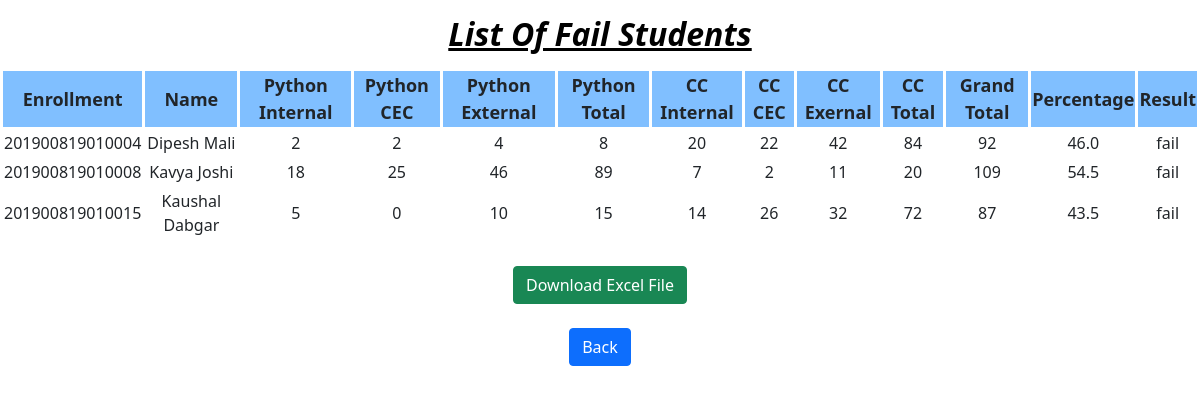
Page /result/fail.php on the committed database.
### tables this page shows
CREATE TABLE `table1` (
  `enrollment_no` bigint(15) NOT NULL,
  `name` varchar(17) DEFAULT NULL,
  `py_int` varchar(4) DEFAULT NULL,
  `py_cec` varchar(4) DEFAULT NULL,
  `py_ext` varchar(4) DEFAULT NULL,
  `py_total` int(2) DEFAULT NULL,
  `cc_int` varchar(4) DEFAULT NULL,
  `cc_cec` varchar(4) DEFAULT NULL,
  `cc_ext` varchar(4) DEFAULT NULL,
  `cc_total` int(2) DEFAULT NULL,
  `grand_total` int(3) DEFAULT NULL,
  `percentage` decimal(3,1) DEFAULT NULL,
  `result` varchar(20) NOT NULL
);

### result/fail.php (the view, shortened to what this page needs)
<!DOCTYPE html>
<html lang="en">
<head>
    <link href="https://cdn.jsdelivr.net/npm/bootstrap@5.0.0-beta2/dist/css/bootstrap.min.css" rel="stylesheet">
</head>
<body>
<h1 style="text-align:center">List Of Fail Students</h1>
<?php
$mysqli = new mysqli("localhost","root","","result");
$greaterthan50 = "select * from table1 where result='fail' ";
$result = $mysqli->query($greaterthan50);
if ($result->num_rows > 0) {
    echo "<center><table><tr><th>Enrollment</th><th>Name</th><th>Python Internal</th><th>Python CEC</th><th>Python External</th><th>Python Total</th><th>CC Internal</th><th>CC CEC</th><th>CC Exernal</th><th>CC Total</th><th>Grand Total</th><th>Percentage</th><th>Result</th></tr>";
    while($row = $result->fetch_assoc()) {
        echo "<tr><td>" . $row["enrollment_no"]. "</td><td>" . $row["name"]. "</td><td>" . $row["py_int"]. "</td><td>" . $row["py_cec"]. "</td><td>" . $row["py_ext"]. "</td><td>" . $row["py_total"]. "</td><td>" . $row["cc_int"]. "</td><td>" . $row["cc_cec"]. "</td><td>" . $row["cc_ext"]. "</td><td>" . $row["cc_total"]. "</td><td>" . $row["grand_total"]. "</td><td>" . $row["percentage"]. "</td><td>" . $row["result"]. "</td></tr>";
    }
    echo "</table></center>";
    echo "<br/>";
    echo "<center><form action='export_fail.php' method='post'>";
    echo "<button type='submit' class='btn btn-success'>Download Excel File</button></center></form>";
    echo "<br/>";
} else {
    echo "<center>No Records Found</center>";
}
    echo "<center><form action='home.php' method='post'>";
    echo "<button type='submit' class='btn  btn-primary'>Back</button></center></form>";
?>
</body>
</html>

### result/fail.php (style rules this page uses)
table, th, td { border: 3px solid white; text-align: center; }
th { background-color: #80bfff; font-size: 18px; }
td { text-align: center; }
h1 { font-weight: bold; font-size: 2em; text-decoration: underline; font-style: italic; color: black; margin-top: 15px; margin-bottom: 15px; }
button { margin-top: 0.5px; }

### rows in the picture
table1: enrollment_no "201900819010004", name "Dipesh Mali", py_int "2", py_cec "2", py_ext "4", py_total "8", cc_int "20", cc_cec "22", cc_ext "42", cc_total "84", grand_total "92", percentage "46.0", result "fail"
table1: enrollment_no "201900819010008", name "Kavya Joshi", py_int "18", py_cec "25", py_ext "46", py_total "89", cc_int "7", cc_cec "2", cc_ext "11", cc_total "20", grand_total "109", percentage "54.5", result "fail"
table1: enrollment_no "201900819010015", name "Kaushal Dabgar", py_int "5", py_cec "0", py_ext "10", py_total "15", cc_int "14", cc_cec "26", cc_ext "32", cc_total "72", grand_total "87", percentage "43.5", result "fail"
